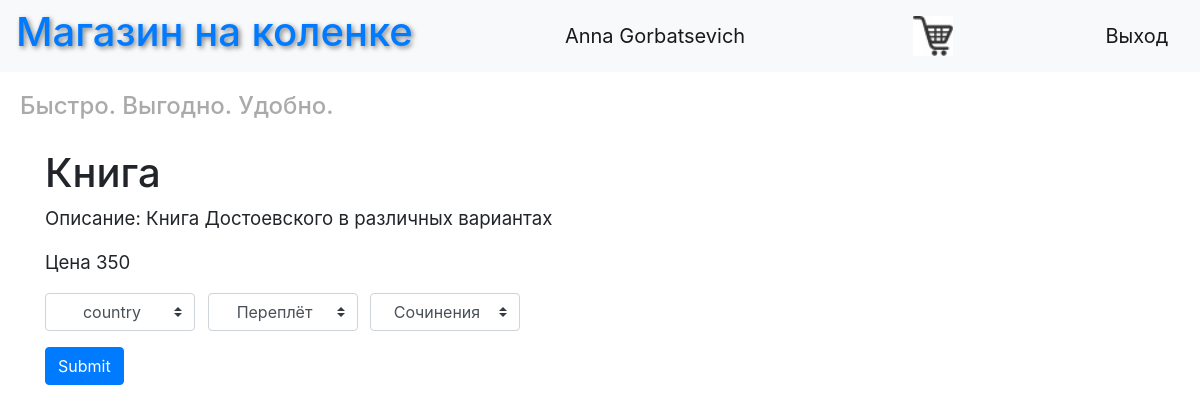
Page /product4 (signed in) on the committed database.
### data/users.py (models this page shows, shortened)
class User(SqlAlchemyBase, UserMixin):
    __tablename__ = 'users'
    id = sqlalchemy.Column(sqlalchemy.Integer, primary_key=True, autoincrement=True)
    surname = sqlalchemy.Column(sqlalchemy.String, nullable=True)
    name = sqlalchemy.Column(sqlalchemy.String, nullable=True)
    age = sqlalchemy.Column(sqlalchemy.Integer, nullable=True)
    position = sqlalchemy.Column(sqlalchemy.String, nullable=True)
    speciality = sqlalchemy.Column(sqlalchemy.String, nullable=True)
    address = sqlalchemy.Column(sqlalchemy.String, nullable=True)
    email = sqlalchemy.Column(sqlalchemy.String, index=True, unique=True, nullable=True)
    hashed_password = sqlalchemy.Column(sqlalchemy.String, nullable=True)
    modifed_date = sqlalchemy.Column(sqlalchemy.DateTime, default=datetime.datetime.now)
    product = orm.relationship("Product", back_populates='user')

### data/product.py (models this page shows, shortened)
class Product(SqlAlchemyBase):
    __tablename__ = 'products'
    id = sqlalchemy.Column(sqlalchemy.Integer, primary_key=True, autoincrement=True)
    prev_id = sqlalchemy.Column(sqlalchemy.Integer)
    product = sqlalchemy.Column(sqlalchemy.String, nullable=True)
    country = sqlalchemy.Column(sqlalchemy.String, nullable=True)
    description = sqlalchemy.Column(sqlalchemy.String, nullable=True)
    others = sqlalchemy.Column(sqlalchemy.String, nullable=True)
    price = sqlalchemy.Column(sqlalchemy.Integer, nullable=True)
    picture = sqlalchemy.Column(sqlalchemy.BINARY, nullable=True)
    count = sqlalchemy.Column(sqlalchemy.Integer, nullable=True)
    team_leader = sqlalchemy.Column(sqlalchemy.Integer, sqlalchemy.ForeignKey("users.id"))
    user = orm.relationship('User')

### main_reg.py (the view, shortened to what this page needs)
    @app.route("/product<id>", methods=['GET', 'POST'])
    def product(id):
        if not current_user.is_authenticated:
            return redirect('/register')
        form = ProductForm2()
        session = db_session.create_session()
        product = session.query(Product).filter(Product.id == id)[0]
        productDict = {}
        productDict["country"] = product.country.split()
        price = product.price
        product2 = Product(product=product.product, country=request.form.get('country'),
                           others='&'.join(i + "&" + request.form[i] for i in list(request.form)[1:-2]),
                           count=1, price=product.price, prev_id=product.id)
        cnt = 0
        if product.others and len(product.others.split("&")) != 0:
            for i in range(0, len(product.others.split("&")), 2):
                if product.others.split("&")[i] != '' and product.others.split("&")[i + 1] != "":
                    productDict[product.others.split('&')[i]] = product.others.split('&')[i + 1].split()
                    cnt += 1
        return render_template('product.html', product=productDict, title=product.product, description=product.description, price=price, form=form)

### data/AddProductForm.py
class ProductForm2(FlaskForm):
    submit = SubmitField('Submit')

### data/db_session.py (called while the page is built)
def create_session() -> Session:
    global __factory
    return __factory()

### templates/product.html (shortened to what this page needs)
{% extends "base.html" %}
{% block content %}
<form action="" method="post">
    <h1>{{title}}</h1>
    <p> Описание: {{description}}</p>
    <p>Цена {{price}}</p>
    {% for i in product %}
        <select class="custom-select mr-sm-2" name={{i}} id={{i}} style="width: 150px">
            <option class="btn btn-danger dropdown-toggle" selected disabled> {{i}}</option>
</select>
    {% endfor %}
    <br>
    <p>{{ form.submit(type="submit", class="btn btn-primary") }}</p>
</form>
{% endblock %}

### templates/base.html (shortened to what this page needs)
<!DOCTYPE html>
<html lang="en">
<head>
    <link rel="stylesheet" href="https://stackpath.bootstrapcdn.com/bootstrap/4.4.1/css/bootstrap.min.css"
>
    <link rel="stylesheet" type="text/css" href="../static/css/style.css"/>
</head>
<body>
<header>
    <nav class="navbar navbar-light bg-light">
        <a href="/"><h1 style="text-shadow:2px 2px 5px grey">Магазин на коленке</h1></a>
        {% if current_user.is_authenticated %}
        <a class="navbar-brand" href="#">{{ current_user.name }} {{ current_user.surname }}</a>
        <a href="/cart"><img src="static/img/cart.png" width="40px" height="'40px"/></a>
        <a class="navbar-brand" href="/logout">Выход</a>
        {% else %}
        <p>
            <a class="btn btn-primary " href="/register">Register</a>
            <a class="btn btn-success" href="/login">Log in</a>
        </p>
        {% endif %}
    </nav>
    <h4 style="font-style: fantasy">Быстро. Выгодно. Удобно.</h4>
</header>
<main role="main" class="container">
    {% block content %}{% endblock %}
</main>
</body>
</html>

### static/css/style.css (style rules this page uses)
h4 { color: #aaaaaa; padding: 20px; }
p { font-size: 14pt; }

### rows in the picture
User: name "Anna", surname "Gorbatsevich"
Product: product "Книга", description "Книга Достоевского в различных вариантах", price "350"

### other values in the picture
form field country "country"
form field value "Переплёт"
form field value "Сочинения"
